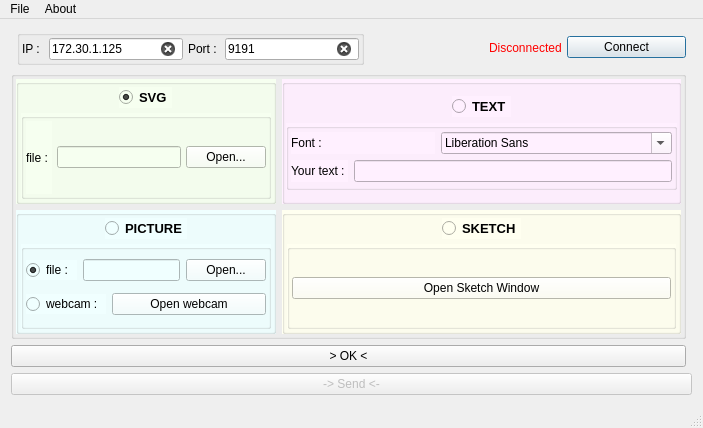
<?xml version="1.0" encoding="UTF-8"?>
<ui version="4.0">
 <class>CobotKuka</class>
 <widget class="QMainWindow" name="CobotKuka">
  <property name="geometry">
   <rect>
    <x>0</x>
    <y>0</y>
    <width>703</width>
    <height>428</height>
   </rect>
  </property>
  <property name="windowTitle">
   <string>CobotKuka</string>
  </property>
  <property name="autoFillBackground">
   <bool>true</bool>
  </property>
  <property name="styleSheet">
   <string notr="true"/>
  </property>
  <widget class="QWidget" name="centralWidget">
   <property name="sizePolicy">
    <sizepolicy hsizetype="Preferred" vsizetype="Preferred">
     <horstretch>0</horstretch>
     <verstretch>0</verstretch>
    </sizepolicy>
   </property>
   <layout class="QHBoxLayout" name="horizontalLayout_7">
    <item>
     <layout class="QGridLayout" name="global_gridLayout">
      <property name="sizeConstraint">
       <enum>QLayout::SetMaximumSize</enum>
      </property>
      <item row="1" column="0" colspan="2">
       <widget class="QGroupBox" name="mod_groupBox">
        <property name="autoFillBackground">
         <bool>false</bool>
        </property>
        <property name="styleSheet">
         <string notr="true"/>
        </property>
        <property name="title">
         <string/>
        </property>
        <property name="flat">
         <bool>false</bool>
        </property>
        <layout class="QGridLayout" name="gridLayout">
         <property name="leftMargin">
          <number>2</number>
         </property>
         <property name="topMargin">
          <number>2</number>
         </property>
         <property name="rightMargin">
          <number>2</number>
         </property>
         <property name="bottomMargin">
          <number>2</number>
         </property>
         <property name="spacing">
          <number>5</number>
         </property>
         <item row="0" column="0">
          <layout class="QGridLayout" name="mod_gridLayout">
           <property name="sizeConstraint">
            <enum>QLayout::SetMaximumSize</enum>
           </property>
           <item row="0" column="0">
            <widget class="QGroupBox" name="svg_groupBox">
             <property name="autoFillBackground">
              <bool>false</bool>
             </property>
             <property name="styleSheet">
              <string notr="true">background: rgb(246, 255, 240)</string>
             </property>
             <property name="flat">
              <bool>true</bool>
             </property>
             <layout class="QVBoxLayout" name="svg_verticalLayout">
              <property name="spacing">
               <number>5</number>
              </property>
              <property name="leftMargin">
               <number>2</number>
              </property>
              <property name="topMargin">
               <number>2</number>
              </property>
              <property name="rightMargin">
               <number>2</number>
              </property>
              <property name="bottomMargin">
               <number>2</number>
              </property>
              <item alignment="Qt::AlignHCenter">
               <widget class="QRadioButton" name="svg_radioButton">
                <property name="font">
                 <font>
                  <pointsize>10</pointsize>
                  <weight>75</weight>
                  <bold>true</bold>
                 </font>
                </property>
                <property name="text">
                 <string>SVG</string>
                </property>
                <property name="checked">
                 <bool>true</bool>
                </property>
                <attribute name="buttonGroup">
                 <string notr="true">buttonGroup_Mod</string>
                </attribute>
               </widget>
              </item>
              <item>
               <widget class="QGroupBox" name="svg_actions_groupBox">
                <property name="title">
                 <string/>
                </property>
                <property name="flat">
                 <bool>true</bool>
                </property>
                <layout class="QHBoxLayout" name="horizontalLayout_2">
                 <property name="spacing">
                  <number>5</number>
                 </property>
                 <property name="leftMargin">
                  <number>2</number>
                 </property>
                 <property name="topMargin">
                  <number>2</number>
                 </property>
                 <property name="rightMargin">
                  <number>2</number>
                 </property>
                 <property name="bottomMargin">
                  <number>2</number>
                 </property>
                 <item>
                  <widget class="QLabel" name="svg_file_label">
                   <property name="text">
                    <string>file : </string>
                   </property>
                   <property name="buddy">
                    <cstring>svg_file_lineEdit</cstring>
                   </property>
                  </widget>
                 </item>
                 <item>
                  <widget class="QLineEdit" name="svg_file_lineEdit">
                   <property name="autoFillBackground">
                    <bool>false</bool>
                   </property>
                   <property name="readOnly">
                    <bool>true</bool>
                   </property>
                  </widget>
                 </item>
                 <item>
                  <widget class="QPushButton" name="svg_file_pushButton">
                   <property name="autoFillBackground">
                    <bool>false</bool>
                   </property>
                   <property name="text">
                    <string>Open...</string>
                   </property>
                  </widget>
                 </item>
                </layout>
               </widget>
              </item>
             </layout>
            </widget>
           </item>
           <item row="0" column="1">
            <widget class="QGroupBox" name="text_groupBox">
             <property name="autoFillBackground">
              <bool>false</bool>
             </property>
             <property name="styleSheet">
              <string notr="true">background: rgb(255, 240, 255)</string>
             </property>
             <property name="flat">
              <bool>true</bool>
             </property>
             <layout class="QVBoxLayout" name="text_verticalLayout">
              <property name="sizeConstraint">
               <enum>QLayout::SetDefaultConstraint</enum>
              </property>
              <property name="leftMargin">
               <number>1</number>
              </property>
              <property name="rightMargin">
               <number>1</number>
              </property>
              <item alignment="Qt::AlignHCenter">
               <widget class="QRadioButton" name="text_radioButton">
                <property name="font">
                 <font>
                  <pointsize>10</pointsize>
                  <weight>75</weight>
                  <bold>true</bold>
                 </font>
                </property>
                <property name="text">
                 <string>TEXT</string>
                </property>
                <attribute name="buttonGroup">
                 <string notr="true">buttonGroup_Mod</string>
                </attribute>
               </widget>
              </item>
              <item>
               <widget class="QGroupBox" name="text_actions_groupBox">
                <property name="title">
                 <string/>
                </property>
                <property name="flat">
                 <bool>true</bool>
                </property>
                <layout class="QVBoxLayout" name="verticalLayout">
                 <property name="spacing">
                  <number>5</number>
                 </property>
                 <property name="leftMargin">
                  <number>2</number>
                 </property>
                 <property name="topMargin">
                  <number>2</number>
                 </property>
                 <property name="rightMargin">
                  <number>2</number>
                 </property>
                 <property name="bottomMargin">
                  <number>2</number>
                 </property>
                 <item>
                  <layout class="QHBoxLayout" name="text_font_horizontalLayout">
                   <item>
                    <widget class="QLabel" name="text_font_label">
                     <property name="sizePolicy">
                      <sizepolicy hsizetype="Minimum" vsizetype="Preferred">
                       <horstretch>0</horstretch>
                       <verstretch>0</verstretch>
                      </sizepolicy>
                     </property>
                     <property name="minimumSize">
                      <size>
                       <width>144</width>
                       <height>0</height>
                      </size>
                     </property>
                     <property name="text">
                      <string>Font : </string>
                     </property>
                     <property name="buddy">
                      <cstring>text_font_fontComboBox</cstring>
                     </property>
                    </widget>
                   </item>
                   <item>
                    <widget class="QFontComboBox" name="text_font_fontComboBox">
                     <property name="sizePolicy">
                      <sizepolicy hsizetype="Expanding" vsizetype="Fixed">
                       <horstretch>0</horstretch>
                       <verstretch>0</verstretch>
                      </sizepolicy>
                     </property>
                    </widget>
                   </item>
                  </layout>
                 </item>
                 <item>
                  <layout class="QHBoxLayout" name="text_text_horizontalLayout">
                   <item>
                    <widget class="QLabel" name="text_text_label">
                     <property name="text">
                      <string>Your text : </string>
                     </property>
                     <property name="buddy">
                      <cstring>text_text_lineEdit</cstring>
                     </property>
                    </widget>
                   </item>
                   <item>
                    <widget class="QLineEdit" name="text_text_lineEdit">
                     <property name="autoFillBackground">
                      <bool>false</bool>
                     </property>
                    </widget>
                   </item>
                  </layout>
                 </item>
                </layout>
               </widget>
              </item>
             </layout>
            </widget>
           </item>
           <item row="1" column="0">
            <widget class="QGroupBox" name="picture_groupBox">
             <property name="autoFillBackground">
              <bool>false</bool>
             </property>
             <property name="styleSheet">
              <string notr="true">background: rgb(240, 255, 255)</string>
             </property>
             <property name="flat">
              <bool>true</bool>
             </property>
             <layout class="QVBoxLayout" name="picture_verticalLayout">
              <property name="spacing">
               <number>5</number>
              </property>
              <property name="leftMargin">
               <number>2</number>
              </property>
              <property name="topMargin">
               <number>2</number>
              </property>
              <property name="rightMargin">
               <number>2</number>
              </property>
              <property name="bottomMargin">
               <number>2</number>
              </property>
              <item alignment="Qt::AlignHCenter">
               <widget class="QRadioButton" name="picture_radioButton">
                <property name="font">
                 <font>
                  <pointsize>10</pointsize>
                  <weight>75</weight>
                  <bold>true</bold>
                 </font>
                </property>
                <property name="text">
                 <string>PICTURE</string>
                </property>
                <attribute name="buttonGroup">
                 <string notr="true">buttonGroup_Mod</string>
                </attribute>
               </widget>
              </item>
              <item>
               <widget class="QGroupBox" name="picture_actions_groupBox">
                <property name="title">
                 <string/>
                </property>
                <property name="flat">
                 <bool>true</bool>
                </property>
                <layout class="QVBoxLayout" name="verticalLayout_2">
                 <property name="spacing">
                  <number>5</number>
                 </property>
                 <property name="leftMargin">
                  <number>2</number>
                 </property>
                 <property name="topMargin">
                  <number>2</number>
                 </property>
                 <property name="rightMargin">
                  <number>2</number>
                 </property>
                 <property name="bottomMargin">
                  <number>2</number>
                 </property>
                 <item>
                  <layout class="QHBoxLayout" name="picture_file_horizontalLayout">
                   <item>
                    <widget class="QRadioButton" name="picture_file_radioButton">
                     <property name="text">
                      <string>file : </string>
                     </property>
                     <property name="checked">
                      <bool>true</bool>
                     </property>
                     <attribute name="buttonGroup">
                      <string notr="true">buttonGroup_Picture</string>
                     </attribute>
                    </widget>
                   </item>
                   <item>
                    <widget class="QLineEdit" name="picture_file_lineEdit">
                     <property name="autoFillBackground">
                      <bool>false</bool>
                     </property>
                     <property name="readOnly">
                      <bool>true</bool>
                     </property>
                    </widget>
                   </item>
                   <item>
                    <widget class="QPushButton" name="picture_file_pushButton">
                     <property name="text">
                      <string>Open...</string>
                     </property>
                    </widget>
                   </item>
                  </layout>
                 </item>
                 <item>
                  <layout class="QHBoxLayout" name="picture_webcam_horizontalLayout">
                   <item>
                    <widget class="QRadioButton" name="picture_webcam_radioButton">
                     <property name="text">
                      <string>webcam : </string>
                     </property>
                     <attribute name="buttonGroup">
                      <string notr="true">buttonGroup_Picture</string>
                     </attribute>
                    </widget>
                   </item>
                   <item>
                    <widget class="QPushButton" name="picture_webcam_pushButton">
                     <property name="sizePolicy">
                      <sizepolicy hsizetype="Expanding" vsizetype="Fixed">
                       <horstretch>0</horstretch>
                       <verstretch>0</verstretch>
                      </sizepolicy>
                     </property>
                     <property name="autoFillBackground">
                      <bool>false</bool>
                     </property>
                     <property name="text">
                      <string>Open webcam</string>
                     </property>
                    </widget>
                   </item>
                  </layout>
                 </item>
                </layout>
               </widget>
              </item>
             </layout>
            </widget>
           </item>
           <item row="1" column="1">
            <widget class="QGroupBox" name="sketch_groupBox">
             <property name="autoFillBackground">
              <bool>false</bool>
             </property>
             <property name="styleSheet">
              <string notr="true">background: rgb(255, 255, 240)</string>
             </property>
             <property name="flat">
              <bool>true</bool>
             </property>
             <layout class="QVBoxLayout" name="sketch_verticalLayout">
              <property name="spacing">
               <number>5</number>
              </property>
              <property name="leftMargin">
               <number>2</number>
              </property>
              <property name="topMargin">
               <number>2</number>
              </property>
              <property name="rightMargin">
               <number>2</number>
              </property>
              <property name="bottomMargin">
               <number>2</number>
              </property>
              <item alignment="Qt::AlignHCenter">
               <widget class="QRadioButton" name="sketch_radioButton">
                <property name="font">
                 <font>
                  <pointsize>10</pointsize>
                  <weight>75</weight>
                  <bold>true</bold>
                 </font>
                </property>
                <property name="text">
                 <string>SKETCH</string>
                </property>
                <attribute name="buttonGroup">
                 <string notr="true">buttonGroup_Mod</string>
                </attribute>
               </widget>
              </item>
              <item>
               <widget class="QGroupBox" name="sketch_actions_groupBox">
                <property name="title">
                 <string/>
                </property>
                <property name="flat">
                 <bool>true</bool>
                </property>
                <layout class="QVBoxLayout" name="verticalLayout_3">
                 <property name="spacing">
                  <number>5</number>
                 </property>
                 <property name="leftMargin">
                  <number>2</number>
                 </property>
                 <property name="topMargin">
                  <number>2</number>
                 </property>
                 <property name="rightMargin">
                  <number>2</number>
                 </property>
                 <property name="bottomMargin">
                  <number>2</number>
                 </property>
                 <item>
                  <widget class="QPushButton" name="sketch_pushButton">
                   <property name="autoFillBackground">
                    <bool>false</bool>
                   </property>
                   <property name="text">
                    <string>Open Sketch Window</string>
                   </property>
                  </widget>
                 </item>
                </layout>
               </widget>
              </item>
             </layout>
            </widget>
           </item>
          </layout>
         </item>
        </layout>
       </widget>
      </item>
      <item row="0" column="1">
       <layout class="QHBoxLayout" name="connect_horizontalLayout">
        <property name="spacing">
         <number>5</number>
        </property>
        <property name="sizeConstraint">
         <enum>QLayout::SetFixedSize</enum>
        </property>
        <property name="leftMargin">
         <number>0</number>
        </property>
        <item>
         <widget class="QGroupBox" name="connect_groupBox">
          <property name="title">
           <string/>
          </property>
          <property name="flat">
           <bool>true</bool>
          </property>
          <layout class="QHBoxLayout" name="horizontalLayout">
           <property name="spacing">
            <number>5</number>
           </property>
           <property name="leftMargin">
            <number>2</number>
           </property>
           <property name="topMargin">
            <number>2</number>
           </property>
           <property name="rightMargin">
            <number>2</number>
           </property>
           <property name="bottomMargin">
            <number>2</number>
           </property>
           <item>
            <widget class="QLabel" name="connect_ip_label">
             <property name="text">
              <string>IP : </string>
             </property>
             <property name="buddy">
              <cstring>connect_ip_lineEdit</cstring>
             </property>
            </widget>
           </item>
           <item>
            <widget class="QLineEdit" name="connect_ip_lineEdit">
             <property name="sizePolicy">
              <sizepolicy hsizetype="Fixed" vsizetype="Fixed">
               <horstretch>0</horstretch>
               <verstretch>0</verstretch>
              </sizepolicy>
             </property>
             <property name="text">
              <string>172.30.1.125</string>
             </property>
             <property name="maxLength">
              <number>15</number>
             </property>
             <property name="cursorMoveStyle">
              <enum>Qt::VisualMoveStyle</enum>
             </property>
             <property name="clearButtonEnabled">
              <bool>true</bool>
             </property>
            </widget>
           </item>
           <item>
            <widget class="QLabel" name="connect_port_label">
             <property name="text">
              <string>Port : </string>
             </property>
             <property name="buddy">
              <cstring>connect_port_lineEdit</cstring>
             </property>
            </widget>
           </item>
           <item>
            <widget class="QLineEdit" name="connect_port_lineEdit">
             <property name="sizePolicy">
              <sizepolicy hsizetype="Fixed" vsizetype="Fixed">
               <horstretch>0</horstretch>
               <verstretch>0</verstretch>
              </sizepolicy>
             </property>
             <property name="inputMethodHints">
              <set>Qt::ImhDigitsOnly</set>
             </property>
             <property name="text">
              <string>9191</string>
             </property>
             <property name="maxLength">
              <number>5</number>
             </property>
             <property name="cursorMoveStyle">
              <enum>Qt::VisualMoveStyle</enum>
             </property>
             <property name="clearButtonEnabled">
              <bool>true</bool>
             </property>
            </widget>
           </item>
          </layout>
         </widget>
        </item>
        <item>
         <spacer name="connect_horizontalSpacer">
          <property name="orientation">
           <enum>Qt::Horizontal</enum>
          </property>
          <property name="sizeType">
           <enum>QSizePolicy::MinimumExpanding</enum>
          </property>
          <property name="sizeHint" stdset="0">
           <size>
            <width>10</width>
            <height>20</height>
           </size>
          </property>
         </spacer>
        </item>
        <item>
         <widget class="QLabel" name="connect_status_label">
          <property name="styleSheet">
           <string notr="true">QLabel { color : red; }</string>
          </property>
          <property name="text">
           <string>Disconnected</string>
          </property>
          <property name="textFormat">
           <enum>Qt::AutoText</enum>
          </property>
          <property name="buddy">
           <cstring>connect_pushButton</cstring>
          </property>
         </widget>
        </item>
        <item>
         <widget class="QPushButton" name="connect_pushButton">
          <property name="sizePolicy">
           <sizepolicy hsizetype="Expanding" vsizetype="Fixed">
            <horstretch>0</horstretch>
            <verstretch>0</verstretch>
           </sizepolicy>
          </property>
          <property name="text">
           <string>Connect</string>
          </property>
          <property name="checkable">
           <bool>true</bool>
          </property>
          <property name="autoDefault">
           <bool>false</bool>
          </property>
          <property name="default">
           <bool>true</bool>
          </property>
          <property name="flat">
           <bool>false</bool>
          </property>
         </widget>
        </item>
       </layout>
      </item>
      <item row="3" column="0" colspan="3">
       <widget class="QPushButton" name="send_pushButton">
        <property name="enabled">
         <bool>false</bool>
        </property>
        <property name="text">
         <string>-&gt; Send &lt;-</string>
        </property>
       </widget>
      </item>
      <item row="2" column="0" colspan="2">
       <widget class="QPushButton" name="ok_pushButton">
        <property name="text">
         <string>&gt; OK &lt;</string>
        </property>
       </widget>
      </item>
     </layout>
    </item>
   </layout>
  </widget>
  <widget class="QMenuBar" name="menuBar">
   <property name="geometry">
    <rect>
     <x>0</x>
     <y>0</y>
     <width>703</width>
     <height>26</height>
    </rect>
   </property>
   <widget class="QMenu" name="menuFile">
    <property name="title">
     <string>File</string>
    </property>
    <addaction name="actionQuit"/>
   </widget>
   <widget class="QMenu" name="menuAbout">
    <property name="title">
     <string>About</string>
    </property>
    <addaction name="actionAbout"/>
   </widget>
   <addaction name="menuFile"/>
   <addaction name="menuAbout"/>
  </widget>
  <widget class="QStatusBar" name="statusBar"/>
  <action name="actionQuit">
   <property name="text">
    <string>Quit</string>
   </property>
   <property name="toolTip">
    <string>Disconnect from the server and exit the program</string>
   </property>
   <property name="shortcut">
    <string>Esc</string>
   </property>
  </action>
  <action name="actionAbout">
   <property name="text">
    <string>About</string>
   </property>
  </action>
 </widget>
 <layoutdefault spacing="6" margin="11"/>
 <tabstops>
  <tabstop>connect_ip_lineEdit</tabstop>
  <tabstop>connect_port_lineEdit</tabstop>
  <tabstop>connect_pushButton</tabstop>
  <tabstop>svg_radioButton</tabstop>
  <tabstop>svg_file_lineEdit</tabstop>
  <tabstop>svg_file_pushButton</tabstop>
  <tabstop>text_radioButton</tabstop>
  <tabstop>text_font_fontComboBox</tabstop>
  <tabstop>text_text_lineEdit</tabstop>
  <tabstop>picture_radioButton</tabstop>
  <tabstop>picture_file_radioButton</tabstop>
  <tabstop>picture_file_lineEdit</tabstop>
  <tabstop>picture_file_pushButton</tabstop>
  <tabstop>picture_webcam_radioButton</tabstop>
  <tabstop>picture_webcam_pushButton</tabstop>
  <tabstop>sketch_radioButton</tabstop>
  <tabstop>sketch_pushButton</tabstop>
  <tabstop>ok_pushButton</tabstop>
  <tabstop>send_pushButton</tabstop>
 </tabstops>
 <resources/>
 <connections/>
 <buttongroups>
  <buttongroup name="buttonGroup_Mod"/>
  <buttongroup name="buttonGroup_Picture"/>
 </buttongroups>
</ui>
